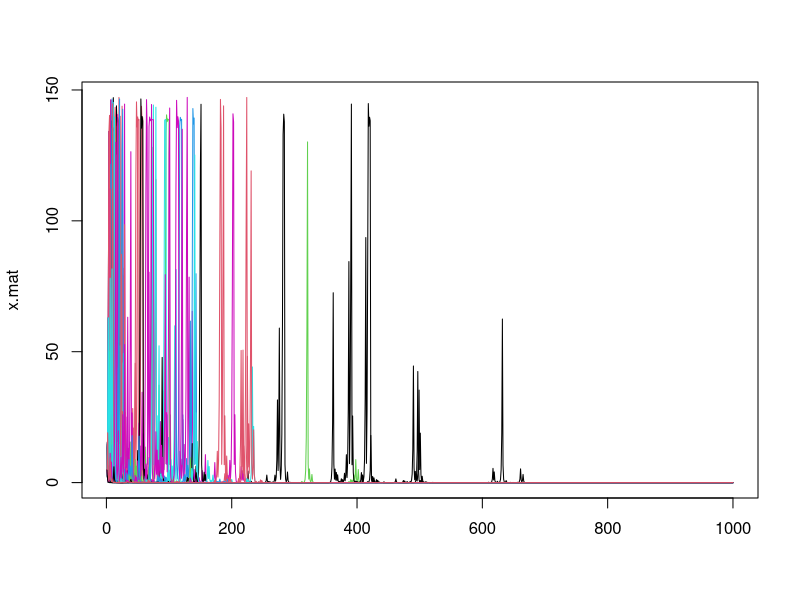

The R source for this figure:
# a simulator for the stochastic difference equation
# x[n+1]=x[n]*r[n+1]*exp(-a*x[n])
# where a is non-negative (strength of competition)
# x[n] density at time n
# r[n] is randomly draw from some list on numbers - "fitness"
  
# definitions

x0=5 # initial density
rs=c(4,0.2) # list of r values
a=0.01 # strength of competition
final.n=1000 # length of run
how.many=50 # number of runs

# let the good times roll 
# set up and simulate! 
x.mat=matrix(NA,nrow=final.n,ncol=how.many) # matrix to hold sims
x.mat[1,]=x0 # setting first row to initial condition
for(i in 2:final.n){ # loop for the simulation
  r=sample(rs,size=how.many,replace = T) # randomly choose r multipliers
  x.mat[i,]=x.mat[i-1,]*r*exp(-a*x.mat[i-1,]) # update population densities. 
}

## plot
matplot(x.mat,type="l",lty=1)

